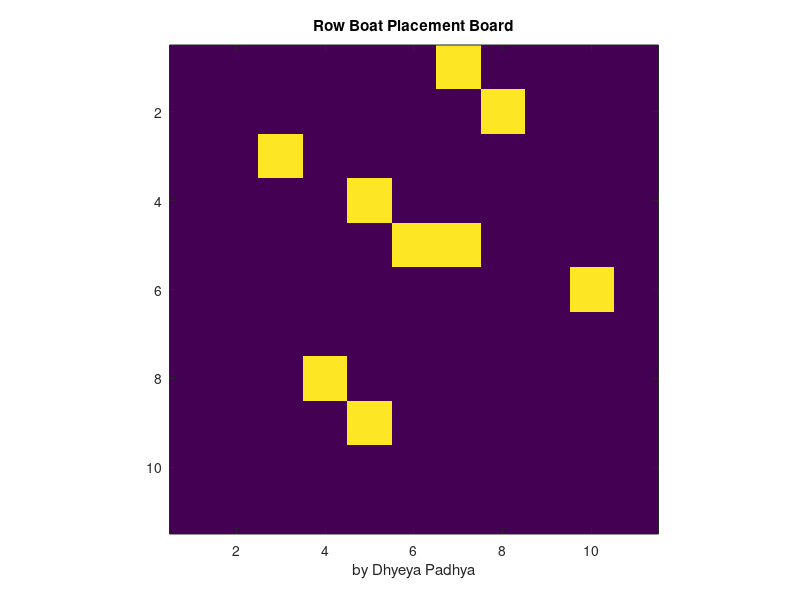

Here is the MATLAB script that generated this plot:
%Dhyeya Padhya
%05/03/23
%Battleship_Final.m
%
%This program will build on the battleship game made by us in
%'Battleship_Initial.m'.
%Where that code just placed boats on the map, this code aims to actually
%play the game and sink the ships.
clear;clc
size = 11 ; % size of the gameboard
boats = 9 ; % number of boats
counter = 0 ;
GB = zeros(size) ;
while counter < boats
    m = randi(size) ;
    n = randi(size) ;
    if GB(m, n) == 0 % meaning that the space is empty
        GB(m, n) = 1 ;
        counter = counter + 1;
    end
end

imagesc(GB)
axis square
title('Row Boat Placement Board')
xlabel('by Dhyeya Padhya')

%My code
shotcount = 0;  %number of shots fired in the game
while(sum(sum(GB)) < 2*boats)
    m = randi(size);
    n = randi(size);
    shotcount = shotcount + 1;  %increase shotcount by 1 everytime the loop progresses
    if(GB(m,n) == 1)
        GB(m,n) = 2;    %indicates that the ship has been destroyed by a shot
    end
end

imagesc(GB);    %print image 
axis square
title('Row Boat Placement Board')
xlabel('by Dhyeya Padhya')
shotcount   %display number of shots firedshots